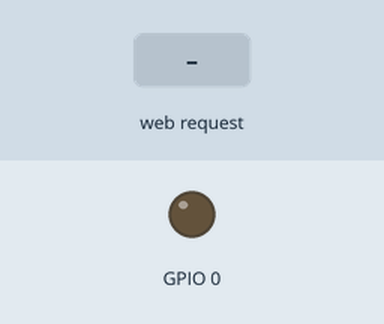
This sketch was run on a simulated ESP32. On the bench: output pins drawn as LEDs (lit = HIGH). The test bench sets the inputs (shaded band). WiFi joins after 1.5 s; servers stay silent unless stated; what the sketch prints to the serial monitor is not drawn.

Above: at 2.7 s.
2.8 s: HTTP request GET /ledDiming?ledval=1 received
At 4.0 s:
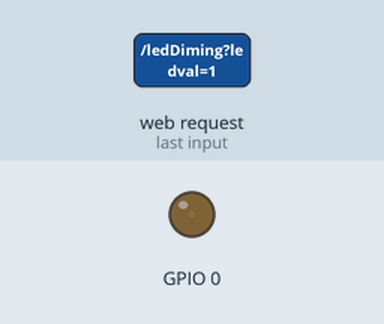
4.3 s: HTTP request GET /ledDiming?ledval=120 received
At 5.3 s:
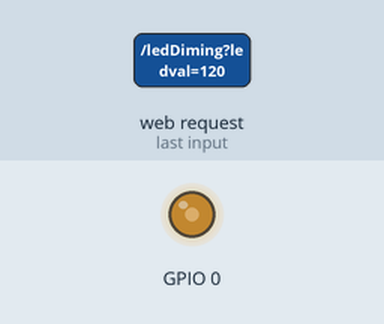
Timing chart, 0 to 7.3 s (numbered marks = the images above; inputs shaded):
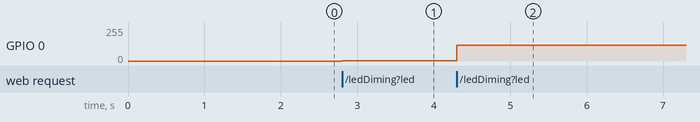

The sketch:

digital_wk08.ino
```cpp
#include <WiFi.h>
#include <WiFiClient.h>
#include <WebServer.h>
#include <ESPmDNS.h>

const char* ssid = "IOT_LAB";
const char* password = "password";

WebServer server(80);
char webSite[1000];
const int led = 13;
void ledDiming(){
  //Serial.print("BANG: ");
  int led_Diming = server.arg("ledval").toInt();
  //Serial.println(led_Diming);
  ledcWrite(0, led_Diming);
  server.send(200, "text/html", webSite);
  //Serial.println(webSite);
}
//server.on("/", handleroot);
void handleRoot() {
  //char webSite[1000];
  server.send(200, "text/html", webSite);
}

void handleNotFound() {
  digitalWrite(led, 1);
  String message = "File Not Found\n\n";
  message += "URI: ";
  message += server.uri();
  message += "\nMethod: ";
  message += (server.method() == HTTP_GET) ? "GET" : "POST";
  message += "\nArguments: ";
  message += server.args();
  message += "\n";
  for (uint8_t i = 0; i < server.args(); i++) {
    message += " " + server.argName(i) + ": " + server.arg(i) + "\n";
  }
  server.send(404, "text/plain", message);
  digitalWrite(led, 0);
}

void setup(void) {
    snprintf(webSite, 1000, "<!DOCTYPE html><html lang=\"en\"><head> <meta charset=\"UTF-8\"> <meta name=\"viewport\" content=\"width=device-width, initial-scale=1.0\"> <title>Diming LED</title> <script src=\"https://code.jquery.com/jquery-3.3.1.js\"></script> <script>$(document).ready(function(){$(\"[type=range]\").change(function(){var ledvalue=$(\"#led\").val(); $(\".ledvalue\").text(ledvalue);});}); </script> <style>body{background-color: lightgoldenrodyellow;}.container{display: flex; flex-direction: column; align-items: center;}.btn{padding: 0.3em 0.5em; font-size: 1.5em;}</style></head><body> <div class=\"container\"> <h1>LED Diming</h1> <h3>LED Light=<span class='ledvalue'>0</span></h3> <form action=\"ledDiming\" method=\"get\" id=\"form1\"> <input type=\"range\" name=\"ledval\" id=\"led\" min=\"0\" max=\"255\"> </form> <br><button type=\"submit\" form=\"form1\" value=\"Submit\" class=\"btn\">Submit</button> </div></body></html>");
  ledcSetup(0, 5000, 8);
  ledcAttachPin(0, 0);
  //pinMode(0, OUTPUT);
  //digitalWrite(0, 0);
  Serial.begin(115200);
  //buildWeb();
  WiFi.mode(WIFI_STA);
  WiFi.begin(ssid, password);
  Serial.println("");

  // Wait for connection
  while (WiFi.status() != WL_CONNECTED) {
    delay(500);
    Serial.print(".");
  }
  Serial.println("");
  Serial.print("Connected to ");
  Serial.println(ssid);
  Serial.print("IP address: ");
  Serial.println(WiFi.localIP());

  if (MDNS.begin("esp32")) {
    Serial.println("MDNS responder started");
  }

  server.on("/", handleRoot);


  server.on("/ledDiming",ledDiming);
  server.onNotFound(handleNotFound);

  server.begin();
  Serial.println("HTTP server started");
}

void loop(void) {
  server.handleClient();
}
```

Measured:
- after the input at 2.8 s, GPIO 0: 0/255 → 1/255 at once
- after the input at 4.3 s, GPIO 0: 1/255 → 120/255 at once
